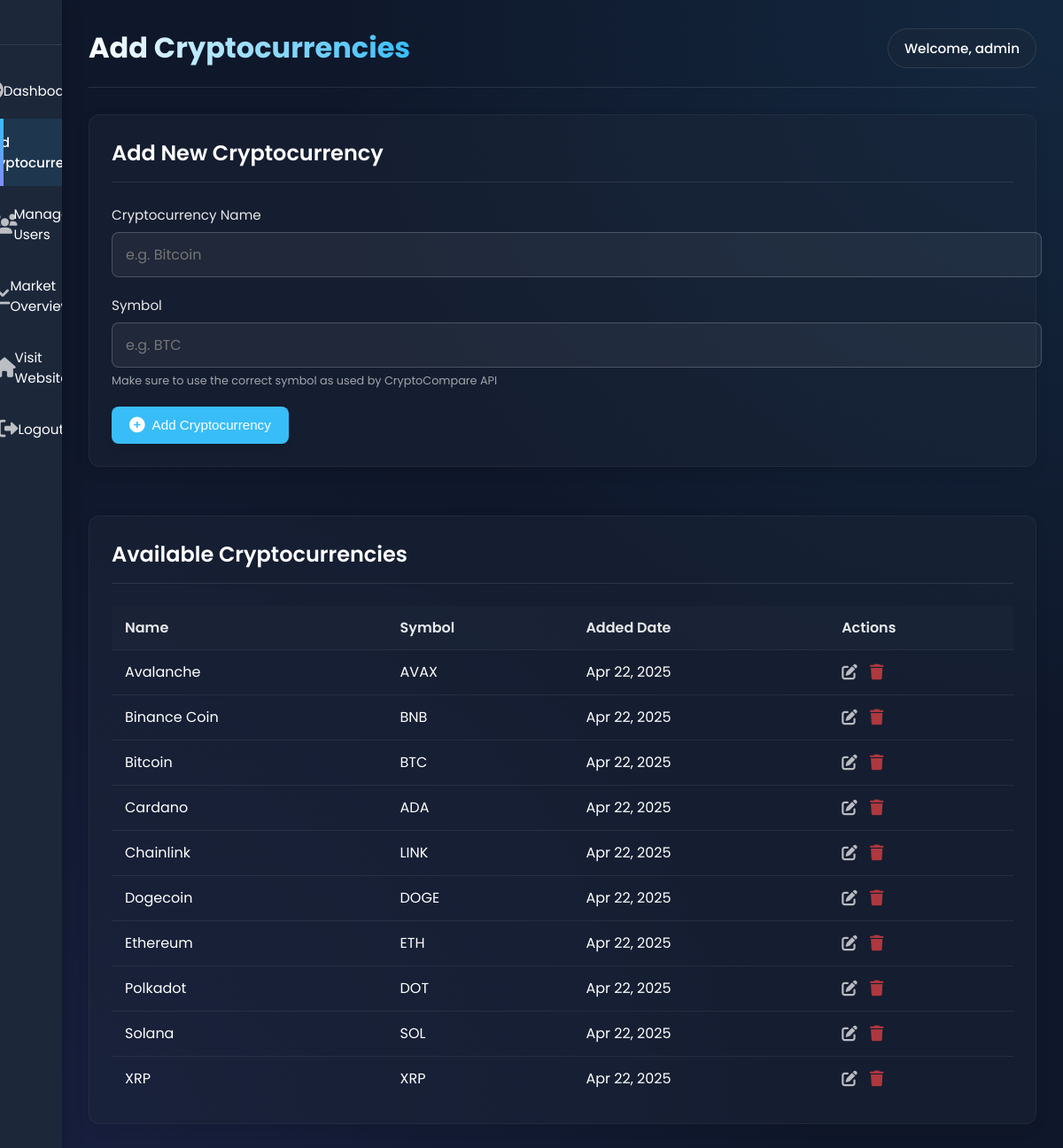
/admin_add_crypto.php (signed in), run on the app's committed database.
### tables this page shows
CREATE TABLE cryptocurrencies (
    id INT AUTO_INCREMENT PRIMARY KEY,
    name VARCHAR(100) NOT NULL,
    symbol VARCHAR(20) NOT NULL UNIQUE,
    created_at TIMESTAMP DEFAULT CURRENT_TIMESTAMP
);

### admin_add_crypto.php (the view, shortened to what this page needs)
<?php
include("includes/config.php");
$cryptos = $conn->query("SELECT id, name, symbol, created_at FROM cryptocurrencies ORDER BY name ASC");
?>
<!DOCTYPE html>
<html lang="en">
<head>
    <link rel="stylesheet" href="admin_styles.css">
    <link rel="stylesheet" href="https://cdnjs.cloudflare.com/ajax/libs/font-awesome/6.0.0-beta3/css/all.min.css">
</head>
<body>
    <div class="admin-wrapper">
        <div class="sidebar">
            <div class="brand">
            </div>
            <ul class="sidebar-menu">
                <li><a href="admin_dashboard.php"><i class="fas fa-tachometer-alt"></i> Dashboard</a></li>
                <li class="active"><a href="admin_add_crypto.php"><i class="fas fa-plus-circle"></i> Add Cryptocurrencies</a></li>
                <li><a href="admin_manage_users.php"><i class="fas fa-users"></i> Manage Users</a></li>
                <li><a href="admin_market_overview.php"><i class="fas fa-chart-line"></i> Market Overview</a></li>
                <li><a href="dashboard.php"><i class="fas fa-home"></i> Visit Website</a></li>
                <li><a href="logout.php"><i class="fas fa-sign-out-alt"></i> Logout</a></li>
            </ul>
        </div>
        <div class="main-content">
            <header>
                <h1>Add Cryptocurrencies</h1>
                <div class="user-info">
                    <span>Welcome, <?php echo htmlspecialchars($_SESSION['username']); ?></span>
                </div>
            </header>
            <div class="content-container">
                <div class="add-crypto-form">
                    <h2>Add New Cryptocurrency</h2>
                    <form method="post">
                        <div class="form-group">
                            <label for="name">Cryptocurrency Name</label>
                            <input type="text" id="name" name="name" placeholder="e.g. Bitcoin" required>
                        </div>
                        <div class="form-group">
                            <label for="symbol">Symbol</label>
                            <input type="text" id="symbol" name="symbol" placeholder="e.g. BTC" required>
                            <small>Make sure to use the correct symbol as used by CryptoCompare API</small>
                        </div>
                        <button type="submit" class="btn"><i class="fas fa-plus-circle"></i> Add Cryptocurrency</button>
                    </form>
                </div>
                <div class="crypto-list">
                    <h2>Available Cryptocurrencies</h2>
                    <table>
                        <thead>
                            <tr>
                                <th>Name</th>
                                <th>Symbol</th>
                                <th>Added Date</th>
                                <th>Actions</th>
                            </tr>
                        </thead>
                        <tbody>
                            <?php if ($cryptos && $cryptos->num_rows > 0): ?>
                                <?php while ($crypto = $cryptos->fetch_assoc()): ?>
                                    <tr>
                                        <td><?php echo htmlspecialchars($crypto['name']); ?></td>
                                        <td><?php echo htmlspecialchars($crypto['symbol']); ?></td>
                                        <td><?php echo date("M d, Y", strtotime($crypto['created_at'])); ?></td>
                                        <td>
                                            <a href="admin_edit_crypto.php?id=<?php echo $crypto['id']; ?>" class="action-link" title="Edit"><i class="fas fa-edit"></i></a>
                                            <a href="admin_delete_crypto.php?id=<?php echo $crypto['id']; ?>" class="action-link delete" title="Delete" onclick="return confirm('Are you sure you want to delete this cryptocurrency? This will also remove all portfolio entries using this cryptocurrency.');"><i class="fas fa-trash"></i></a>
                                        </td>
                                    </tr>
                                <?php endwhile; ?>
                            <?php else: ?>
                                <tr>
                                    <td colspan="4">No cryptocurrencies added yet.</td>
                                </tr>
                            <?php endif; ?>
                        </tbody>
                    </table>
                </div>
            </div>
        </div>
    </div>
</body>
</html>

### data on the page
cryptocurrencies: name "Avalanche", symbol "AVAX", created_at "Apr 22, 2025"
cryptocurrencies: name "Binance Coin", symbol "BNB", created_at "Apr 22, 2025"
cryptocurrencies: name "Bitcoin", symbol "BTC", created_at "Apr 22, 2025"
cryptocurrencies: name "Cardano", symbol "ADA", created_at "Apr 22, 2025"
cryptocurrencies: name "Chainlink", symbol "LINK", created_at "Apr 22, 2025"
cryptocurrencies: name "Dogecoin", symbol "DOGE", created_at "Apr 22, 2025"
cryptocurrencies: name "Ethereum", symbol "ETH", created_at "Apr 22, 2025"
cryptocurrencies: name "Polkadot", symbol "DOT", created_at "Apr 22, 2025"
cryptocurrencies: name "Solana", symbol "SOL", created_at "Apr 22, 2025"
cryptocurrencies: name "XRP", symbol "XRP", created_at "Apr 22, 2025"

### other printed values
$_SESSION['username'] "admin"
